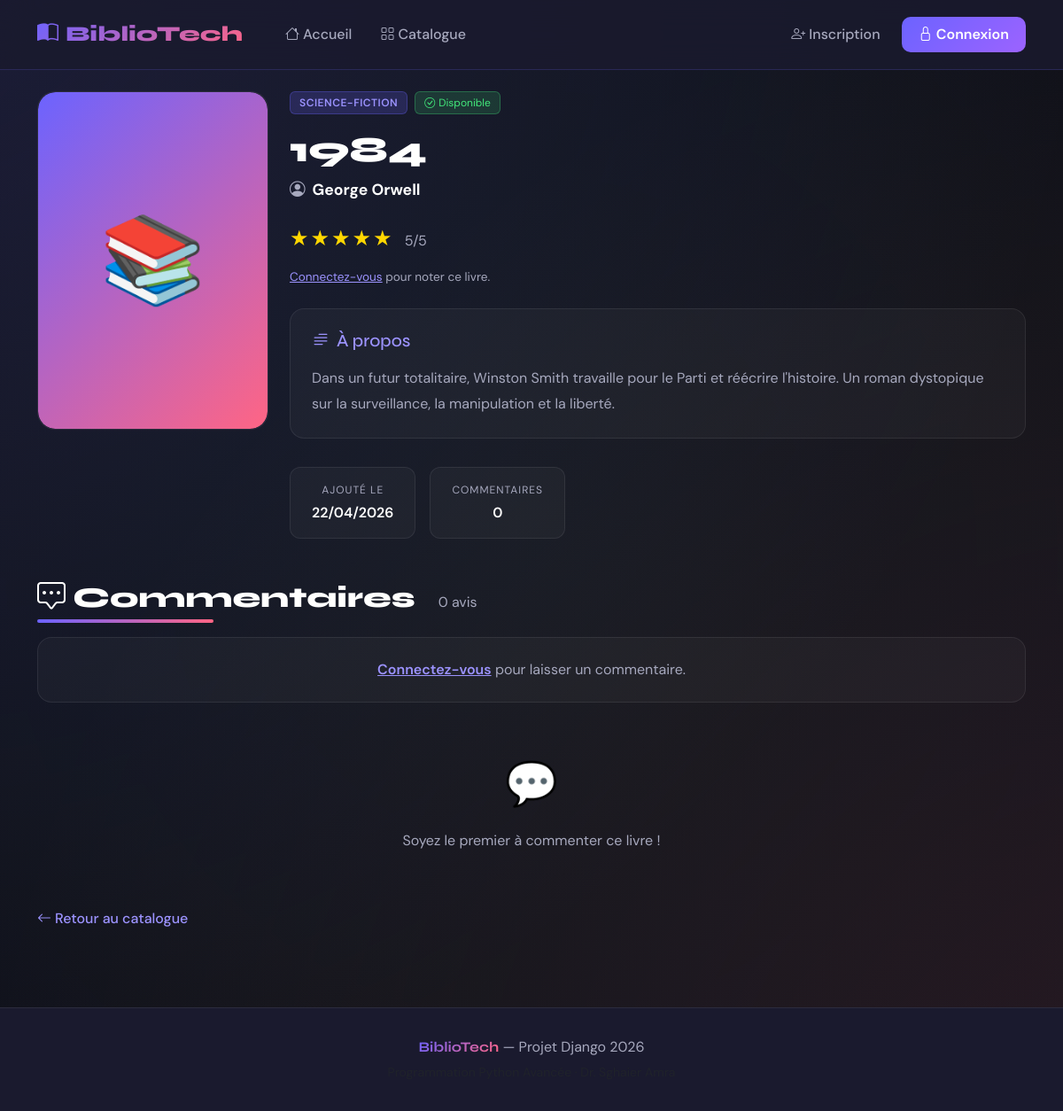
Page /livres/2/ on the committed database.
### livres/models.py (models this page shows, shortened)
class Livre(models.Model):
    titre = models.CharField(max_length=200, verbose_name="Titre")
    auteur = models.CharField(max_length=100, verbose_name="Auteur")
    genre = models.CharField(max_length=50, choices=GENRE_CHOICES, default='roman', verbose_name="Genre")
    description = models.TextField(blank=True, verbose_name="Description")
    image = models.ImageField(upload_to='covers/', blank=True, null=True, verbose_name="Couverture")
    note = models.IntegerField(choices=NOTE_CHOICES, default=3, verbose_name="Note")
    disponible = models.BooleanField(default=True, verbose_name="Disponible")
    date_ajout = models.DateTimeField(auto_now_add=True)
    class Meta:
        ordering = ['-date_ajout']
        verbose_name = "Livre"
        verbose_name_plural = "Livres"

### livres/views.py (the view, shortened to what this page needs)
# urls.py: path('livres/<int:pk>/', views.detail_livre, name='detail_livre'),
def detail_livre(request, pk):
    livre = get_object_or_404(Livre, pk=pk)
    commentaires = livre.commentaires.all()
    form = CommentaireForm()
    from django.db.models import Avg
    notes = livre.notes_utilisateurs.all()
    note_moyenne = notes.aggregate(Avg('note'))['note__avg']
    total_votes = notes.count()
    ma_note = None
    if request.user.is_authenticated:
        try:
            ma_note = NoteUtilisateur.objects.get(livre=livre, utilisateur=request.user).note
        except NoteUtilisateur.DoesNotExist:
            pass
    context = {
        'livre': livre,
        'commentaires': commentaires,
        'form': form,
        'stars': range(livre.note),
        'empty_stars': range(5 - livre.note),
        'note_moyenne': round(note_moyenne, 1) if note_moyenne else None,
        'total_votes': total_votes,
        'ma_note': ma_note,
    }
    return render(request, 'livres/detail.html', context)

### livres/templates/livres/detail.html (shortened to what this page needs)
{% extends 'livres/base.html' %}
{% block content %}
<div class="row g-4 fade-in">
    <div class="col-md-4 col-lg-3">
        <div class="card-livre" style="overflow: hidden; border-radius: 20px;">
            {% if livre.image %}
                <img src="{{ livre.image.url }}" alt="{{ livre.titre }}" style="width: 100%; border-radius: 20px;">
            {% else %}
                <div class="cover-placeholder" style="height: 380px; border-radius: 20px; font-size: 6rem;">📚</div>
            {% endif %}
        </div>
    </div>
    <div class="col-md-8 col-lg-9">
        <div class="d-flex gap-2 mb-3 flex-wrap">
            <span class="badge-genre">{{ livre.get_genre_display }}</span>
            {% if livre.disponible %}
                <span class="badge-dispo"><i class="bi bi-check-circle me-1"></i>Disponible</span>
            {% else %}
                <span class="badge-indispo"><i class="bi bi-x-circle me-1"></i>Non disponible</span>
            {% endif %}
        </div>
        <h1 style="font-family: 'Syne', sans-serif; font-weight: 800; font-size: 2.5rem; line-height: 1.2; margin-bottom: 0.5rem;">
            {{ livre.titre }}
        </h1>
        <p style="color: #A7A9BE; font-size: 1.1rem; margin-bottom: 1.5rem;">
            <i class="bi bi-person-circle me-2"></i><strong style="color: white;">{{ livre.auteur }}</strong>
        </p>
        <div class="mb-3">
            <span class="stars" style="font-size: 1.5rem;">{% for s in stars %}★{% endfor %}</span>
            <span style="color: #A7A9BE; margin-left: 0.5rem;">{{ livre.note }}/5</span>
        </div>
        {% if user.is_authenticated %}
        <div style="background: rgba(255,255,255,0.03); border: 1px solid rgba(255,255,255,0.08); border-radius: 12px; padding: 1rem; margin-bottom: 1.5rem;">
            <p style="color: #A7A9BE; font-size: 0.9rem; margin-bottom: 0.5rem;">
                {% if ma_note %}⭐ Votre note : {{ ma_note }}/5 — Modifier :{% else %}Notez ce livre :{% endif %}
            </p>
            <div class="d-flex gap-2">
                {% for i in "12345" %}
                <form method="post">
                    {% csrf_token %}
                    <input type="hidden" name="note" value="{{ forloop.counter }}">
                    <button type="submit" style="background: {% if ma_note == forloop.counter %}#9C93FF{% else %}rgba(255,255,255,0.1){% endif %}; border: none; border-radius: 8px; color: white; padding: 0.4rem 0.8rem; cursor: pointer; font-size: 1rem;">
                        {{ forloop.counter }}★
                    </button>
                </form>
                {% endfor %}
            </div>
        </div>
        {% else %}
        <p style="color: #A7A9BE; font-size: 0.85rem; margin-bottom: 1.5rem;">
            <a href="{% url 'login' %}" style="color: #9C93FF;">Connectez-vous</a> pour noter ce livre.
        </p>
        {% endif %}
        {% if livre.description %}
        <div style="background: rgba(255,255,255,0.03); border: 1px solid rgba(255,255,255,0.08); border-radius: 16px; padding: 1.5rem; margin-bottom: 2rem;">
            <h5 style="font-family: 'Syne', sans-serif; color: #9C93FF; margin-bottom: 1rem;">
                <i class="bi bi-text-paragraph me-2"></i>À propos
            </h5>
            <p style="color: #A7A9BE; line-height: 1.8; margin: 0;">{{ livre.description }}</p>
        </div>
        {% endif %}
        <div class="row g-3">
            <div class="col-auto">
                <div style="background: rgba(255,255,255,0.03); border: 1px solid rgba(255,255,255,0.08); border-radius: 12px; padding: 1rem 1.5rem; text-align: center;">
                    <div style="color: #A7A9BE; font-size: 0.75rem; text-transform: uppercase; letter-spacing: 1px;">Ajouté le</div>
                    <div style="font-weight: 600; margin-top: 0.3rem;">{{ livre.date_ajout|date:"d/m/Y" }}</div>
                </div>
            </div>
            <div class="col-auto">
                <div style="background: rgba(255,255,255,0.03); border: 1px solid rgba(255,255,255,0.08); border-radius: 12px; padding: 1rem 1.5rem; text-align: center;">
                    <div style="color: #A7A9BE; font-size: 0.75rem; text-transform: uppercase; letter-spacing: 1px;">Commentaires</div>
                    <div style="font-weight: 600; margin-top: 0.3rem;">{{ commentaires.count }}</div>
                </div>
            </div>
        </div>
    </div>
</div>
<div class="mt-5 fade-in">
    <h2 class="section-title mb-4">
        <i class="bi bi-chat-square-dots me-2"></i>Commentaires
        <span style="font-size: 1rem; color: #A7A9BE; font-weight: 400; font-family: 'DM Sans', sans-serif; margin-left: 1rem;">
            {{ commentaires.count }} avis
        </span>
    </h2>
    {% if user.is_authenticated %}
    <div style="background: rgba(108,99,255,0.05); border: 1px solid rgba(108,99,255,0.2); border-radius: 20px; padding: 2rem; margin-bottom: 2rem;">
        <h5 style="font-family: 'Syne', sans-serif; margin-bottom: 1rem; color: #9C93FF;">
            <i class="bi bi-pencil-square me-2"></i>Laisser un commentaire
        </h5>
        <form method="post">
            {% csrf_token %}
            <div class="mb-3">
                {{ form.contenu }}
            </div>
            <button type="submit" class="btn btn-primary-custom">
                <i class="bi bi-send me-2"></i>Publier
            </button>
        </form>
    </div>
    {% else %}
    <div style="background: rgba(255,255,255,0.03); border: 1px solid rgba(255,255,255,0.08); border-radius: 16px; padding: 1.5rem; text-align: center; margin-bottom: 2rem;">
        <p style="color: #A7A9BE; margin: 0;">
            <a href="{% url 'login' %}" style="color: #9C93FF; font-weight: 600;">Connectez-vous</a>
            pour laisser un commentaire.
        </p>
    </div>
    {% endif %}
    {% if commentaires %}
        {% for commentaire in commentaires %}
        <div class="comment-card fade-in">
            <div class="d-flex justify-content-between align-items-start mb-2">
                <div class="d-flex align-items-center gap-2">
                    <div style="width: 36px; height: 36px; background: linear-gradient(135deg, var(--primary), var(--secondary)); border-radius: 50%; display: flex; align-items: center; justify-content: center; font-weight: 700; font-size: 0.9rem;">
                        {{ commentaire.auteur.username|first|upper }}
                    </div>
                    <div>
                        <strong style="font-size: 0.95rem;">{{ commentaire.auteur.username }}</strong>
                        <div style="color: #A7A9BE; font-size: 0.8rem;">{{ commentaire.date|date:"d/m/Y à H:i" }}</div>
                    </div>
                </div>
                {% if user == commentaire.auteur or user.is_staff %}
                <a href="{% url 'supprimer_commentaire' commentaire.pk %}"
                   style="color: rgba(255,101,132,0.5); transition: color 0.3s;"
                   onmouseover="this.style.color='#FF6584'" onmouseout="this.style.color='rgba(255,101,132,0.5)'"
                   title="Supprimer">
                    <i class="bi bi-trash"></i>
                </a>
                {% endif %}
            </div>
            <p style="color: #FFFFFE; line-height: 1.7; margin: 0; padding-left: 3rem;">
                {{ commentaire.contenu }}
            </p>
        </div>
        {% endfor %}
    {% else %}
    <div class="text-center py-4">
        <div style="font-size: 3rem; margin-bottom: 1rem;">💬</div>
        <p style="color: #A7A9BE;">Soyez le premier à commenter ce livre !</p>
    </div>
    {% endif %}
</div>
<div class="mt-4 fade-in">
    <a href="{% url 'liste_livres' %}" style="color: #9C93FF; text-decoration: none; font-weight: 500;">
        <i class="bi bi-arrow-left me-1"></i>Retour au catalogue
    </a>
</div>
{% endblock %}

### livres/templates/livres/base.html (style rules this page uses)
:root { --primary: #6C63FF; --secondary: #FF6584; --accent: #43E97B; --warning: #F7971E; --dark: #0F0E17; --card-bg: #1A1A2E; --surface: #16213E; --text: #FFFFFE; --muted: #A7A9BE; }
* { box-sizing: border-box; }
body { font-family: 'DM Sans', sans-serif; background: var(--dark); color: var(--text); min-height: 100vh; }
h1, h2, h3, h4, h5, h6, .font-display { font-family: 'Syne', sans-serif; }
body::before { content: ''; position: fixed; top: -50%; left: -50%; width: 200%; height: 200%; background: radial-gradient(ellipse at 20% 20%, rgba(108,99,255,0.15) 0%, transparent 50%), radial-gradient(ellipse at 80% 80%, rgba(255,101,132,0.1) 0%, transparent 50%), radial-gradient(ellipse at 50% 50%, rgba(67,233,123,0.05) 0%, transparent 70%); pointer-events: none; z-index: 0; animation: bgShift 15s ease infinite alternate; }
.card-livre { background: var(--card-bg); border: 1px solid rgba(255,255,255,0.08); border-radius: 20px; overflow: hidden; transition: all 0.4s cubic-bezier(0.175, 0.885, 0.32, 1.275); position: relative; }
.card-livre::before { content: ''; position: absolute; top: 0; left: 0; right: 0; height: 3px; background: linear-gradient(90deg, var(--primary), var(--secondary), var(--accent)); opacity: 0; transition: opacity 0.3s; }
.cover-placeholder { width: 100%; height: 220px; background: linear-gradient(135deg, var(--primary) 0%, var(--secondary) 100%); display: flex; align-items: center; justify-content: center; font-size: 4rem; }
.badge-genre { background: rgba(108,99,255,0.2); color: #9C93FF; border: 1px solid rgba(108,99,255,0.3); border-radius: 6px; padding: 3px 10px; font-size: 0.75rem; font-weight: 600; text-transform: uppercase; letter-spacing: 0.5px; }
.badge-dispo { background: rgba(67,233,123,0.15); color: var(--accent); border: 1px solid rgba(67,233,123,0.3); border-radius: 6px; padding: 3px 10px; font-size: 0.75rem; }
.stars { color: #FFD700; letter-spacing: 2px; }
.section-title { font-family: 'Syne', sans-serif; font-weight: 800; font-size: 2rem; position: relative; display: inline-block; }
.section-title::after { content: ''; position: absolute; bottom: -8px; left: 0; width: 40%; height: 4px; background: linear-gradient(90deg, var(--primary), var(--secondary)); border-radius: 2px; }
.fade-in { animation: fadeIn 0.6s ease forwards; }

### rows in the picture
Livre: genre "SCIENCE-FICTION", titre "1984", auteur "George Orwell", note "5", description "Dans un futur totalitaire, Winston Smith travaille pour le Parti et réécrire l'histoire. Un roman dystopique sur la surveillance, la manipulation et la liberté.", date_ajout "22/04/2026", count "0"

### other values in the picture
{{ commentaires.count }} "0"
